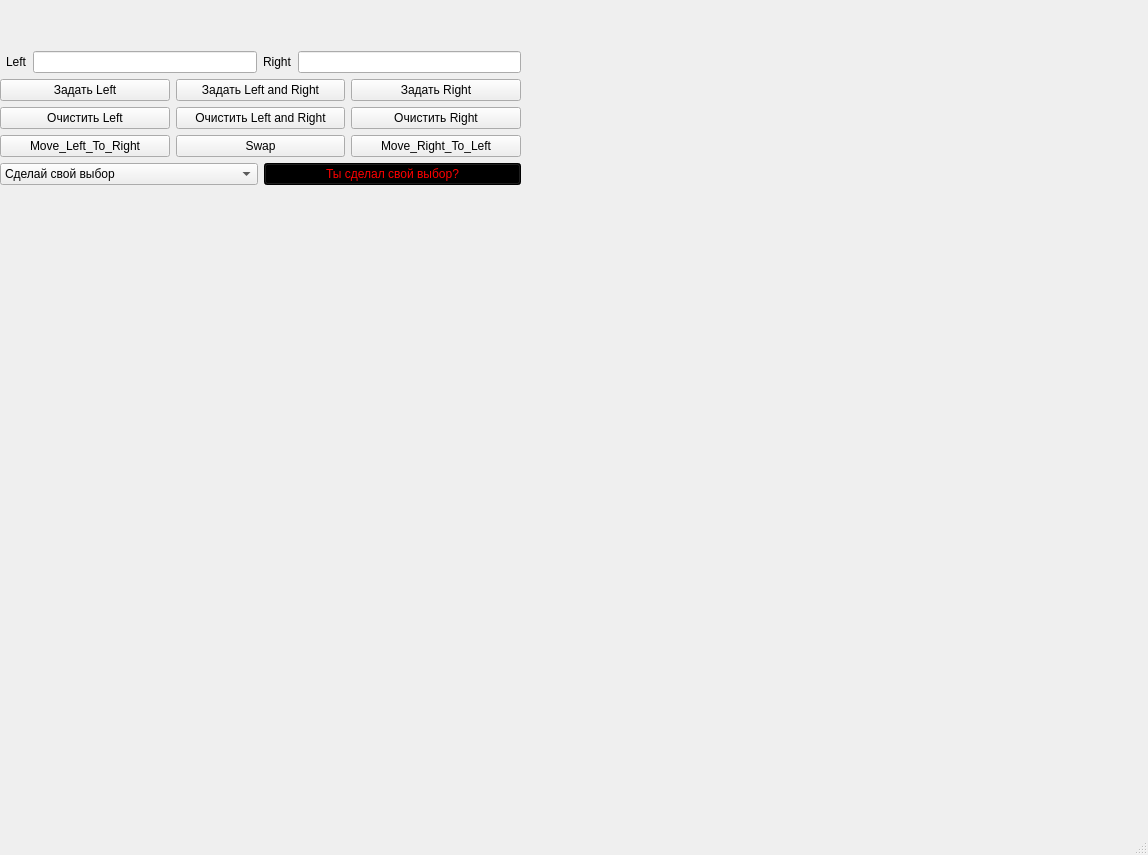
<?xml version="1.0" encoding="UTF-8"?>
<ui version="4.0">
 <class>MainWindow</class>
 <widget class="QMainWindow" name="MainWindow">
  <property name="geometry">
   <rect>
    <x>0</x>
    <y>0</y>
    <width>1148</width>
    <height>855</height>
   </rect>
  </property>
  <property name="windowTitle">
   <string>MainWindow</string>
  </property>
  <widget class="QWidget" name="centralwidget">
   <widget class="QLabel" name="Foto">
    <property name="geometry">
     <rect>
      <x>560</x>
      <y>20</y>
      <width>551</width>
      <height>491</height>
     </rect>
    </property>
    <property name="text">
     <string/>
    </property>
    <property name="pixmap">
     <pixmap>C:/Users/sofar/Downloads/Да-Да2.jpg</pixmap>
    </property>
   </widget>
   <widget class="QLabel" name="label_3">
    <property name="geometry">
     <rect>
      <x>30</x>
      <y>220</y>
      <width>491</width>
      <height>551</height>
     </rect>
    </property>
    <property name="text">
     <string/>
    </property>
    <property name="pixmap">
     <pixmap>C:/Users/sofar/Pictures/Saved Pictures/Коил-Коил .jpg</pixmap>
    </property>
   </widget>
   <widget class="QWidget" name="">
    <property name="geometry">
     <rect>
      <x>0</x>
      <y>30</y>
      <width>521</width>
      <height>176</height>
     </rect>
    </property>
    <layout class="QVBoxLayout" name="verticalLayout">
     <item>
      <layout class="QVBoxLayout" name="verticalLayout_2">
       <item>
        <layout class="QHBoxLayout" name="horizontalLayout">
         <item>
          <widget class="Line" name="line">
           <property name="baseSize">
            <size>
             <width>0</width>
             <height>6</height>
            </size>
           </property>
           <property name="orientation">
            <enum>Qt::Horizontal</enum>
           </property>
          </widget>
         </item>
         <item>
          <widget class="QLabel" name="label">
           <property name="text">
            <string>Left</string>
           </property>
          </widget>
         </item>
         <item>
          <widget class="QLineEdit" name="LeftLine"/>
         </item>
         <item>
          <widget class="QLabel" name="label_2">
           <property name="text">
            <string>Right</string>
           </property>
          </widget>
         </item>
         <item>
          <widget class="QLineEdit" name="Right_Line">
           <property name="text">
            <string/>
           </property>
          </widget>
         </item>
        </layout>
       </item>
       <item>
        <layout class="QHBoxLayout" name="horizontalLayout_2">
         <item>
          <widget class="QPushButton" name="Set_Left">
           <property name="text">
            <string>Задать Left</string>
           </property>
          </widget>
         </item>
         <item>
          <widget class="QPushButton" name="Set_All">
           <property name="text">
            <string>Задать Left and Right</string>
           </property>
          </widget>
         </item>
         <item>
          <widget class="QPushButton" name="Set_Right">
           <property name="text">
            <string>Задать Right</string>
           </property>
          </widget>
         </item>
        </layout>
       </item>
       <item>
        <layout class="QHBoxLayout" name="horizontalLayout_3">
         <item>
          <widget class="QPushButton" name="Clear_Left">
           <property name="text">
            <string>Очистить Left</string>
           </property>
          </widget>
         </item>
         <item>
          <widget class="QPushButton" name="Clear_All">
           <property name="text">
            <string>Очистить Left and Right</string>
           </property>
          </widget>
         </item>
         <item>
          <widget class="QPushButton" name="Clear_Right">
           <property name="text">
            <string>Очистить Right</string>
           </property>
          </widget>
         </item>
        </layout>
       </item>
       <item>
        <layout class="QHBoxLayout" name="horizontalLayout_4">
         <item>
          <widget class="QPushButton" name="Move_Left">
           <property name="text">
            <string>Move_Left_To_Right</string>
           </property>
          </widget>
         </item>
         <item>
          <widget class="QPushButton" name="Swap">
           <property name="text">
            <string>Swap</string>
           </property>
          </widget>
         </item>
         <item>
          <widget class="QPushButton" name="Move_Right">
           <property name="text">
            <string>Move_Right_To_Left</string>
           </property>
          </widget>
         </item>
        </layout>
       </item>
       <item>
        <layout class="QHBoxLayout" name="horizontalLayout_5">
         <item>
          <widget class="QComboBox" name="comboBox">
           <property name="baseSize">
            <size>
             <width>20</width>
             <height>0</height>
            </size>
           </property>
           <item>
            <property name="text">
             <string>Сделай свой выбор</string>
            </property>
           </item>
           <item>
            <property name="text">
             <string>Задать Left</string>
            </property>
           </item>
           <item>
            <property name="text">
             <string>Задать Right</string>
            </property>
           </item>
           <item>
            <property name="text">
             <string>Задать Left and Right</string>
            </property>
           </item>
           <item>
            <property name="text">
             <string>Очистить Left</string>
            </property>
           </item>
           <item>
            <property name="text">
             <string>Очистить Right</string>
            </property>
           </item>
           <item>
            <property name="text">
             <string>Очистить Left and Right</string>
            </property>
           </item>
           <item>
            <property name="text">
             <string>Move Left To Right</string>
            </property>
           </item>
           <item>
            <property name="text">
             <string>Move Right to Left</string>
            </property>
           </item>
           <item>
            <property name="text">
             <string>Swap</string>
            </property>
           </item>
          </widget>
         </item>
         <item>
          <widget class="QPushButton" name="pushButton">
           <property name="styleSheet">
            <string notr="true">background-color: rgb(0, 0, 0);
color: qlineargradient(spread:pad, x1:0, y1:0, x2:1, y2:0, stop:0 rgba(255, 0, 0, 255), stop:0.166 rgba(255, 255, 0, 255), stop:0.333 rgba(0, 255, 0, 255), stop:0.5 rgba(0, 255, 255, 255), stop:0.666 rgba(0, 0, 255, 255), stop:0.833 rgba(255, 0, 255, 255), stop:1 rgba(255, 0, 0, 255));</string>
           </property>
           <property name="text">
            <string>Ты сделал свой выбор?</string>
           </property>
          </widget>
         </item>
        </layout>
       </item>
      </layout>
     </item>
    </layout>
   </widget>
  </widget>
  <widget class="QMenuBar" name="menubar">
   <property name="geometry">
    <rect>
     <x>0</x>
     <y>0</y>
     <width>1148</width>
     <height>26</height>
    </rect>
   </property>
  </widget>
  <widget class="QStatusBar" name="statusbar"/>
 </widget>
 <resources/>
 <connections/>
</ui>
